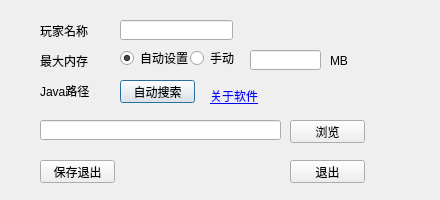
<?xml version="1.0" encoding="UTF-8"?>
<ui version="4.0">
 <class>SettingDialog</class>
 <widget class="QDialog" name="SettingDialog">
  <property name="geometry">
   <rect>
    <x>0</x>
    <y>0</y>
    <width>440</width>
    <height>200</height>
   </rect>
  </property>
  <property name="windowTitle">
   <string>Dialog</string>
  </property>
  <property name="styleSheet">
   <string notr="true">background-image: url(:/new/prefix1/images/settingBackground.png);</string>
  </property>
  <property name="modal">
   <bool>false</bool>
  </property>
  <widget class="QLabel" name="playerNameLabel">
   <property name="geometry">
    <rect>
     <x>40</x>
     <y>20</y>
     <width>71</width>
     <height>21</height>
    </rect>
   </property>
   <property name="styleSheet">
    <string notr="true">font: 12pt &quot;新宋体&quot;;</string>
   </property>
   <property name="text">
    <string>玩家名称</string>
   </property>
  </widget>
  <widget class="QLabel" name="maxMemLabel">
   <property name="geometry">
    <rect>
     <x>40</x>
     <y>50</y>
     <width>71</width>
     <height>21</height>
    </rect>
   </property>
   <property name="styleSheet">
    <string notr="true">font: 12pt &quot;新宋体&quot;;</string>
   </property>
   <property name="text">
    <string>最大内存</string>
   </property>
  </widget>
  <widget class="QLabel" name="javaPathLabel">
   <property name="geometry">
    <rect>
     <x>40</x>
     <y>80</y>
     <width>71</width>
     <height>21</height>
    </rect>
   </property>
   <property name="styleSheet">
    <string notr="true">font: 12pt &quot;新宋体&quot;;</string>
   </property>
   <property name="text">
    <string>Java路径</string>
   </property>
  </widget>
  <widget class="QLineEdit" name="playerNameLineEdit">
   <property name="geometry">
    <rect>
     <x>120</x>
     <y>20</y>
     <width>113</width>
     <height>20</height>
    </rect>
   </property>
  </widget>
  <widget class="QRadioButton" name="autoSetRadioButton">
   <property name="geometry">
    <rect>
     <x>120</x>
     <y>50</y>
     <width>71</width>
     <height>16</height>
    </rect>
   </property>
   <property name="text">
    <string>自动设置</string>
   </property>
   <property name="checked">
    <bool>true</bool>
   </property>
  </widget>
  <widget class="QRadioButton" name="ManualSetRadioButton">
   <property name="geometry">
    <rect>
     <x>190</x>
     <y>50</y>
     <width>51</width>
     <height>16</height>
    </rect>
   </property>
   <property name="text">
    <string>手动</string>
   </property>
  </widget>
  <widget class="QLineEdit" name="maxMemLineEdit">
   <property name="geometry">
    <rect>
     <x>250</x>
     <y>50</y>
     <width>71</width>
     <height>20</height>
    </rect>
   </property>
  </widget>
  <widget class="QLabel" name="unitLabel">
   <property name="geometry">
    <rect>
     <x>330</x>
     <y>50</y>
     <width>21</width>
     <height>21</height>
    </rect>
   </property>
   <property name="styleSheet">
    <string notr="true">font: 12pt &quot;新宋体&quot;;</string>
   </property>
   <property name="text">
    <string>MB</string>
   </property>
  </widget>
  <widget class="QPushButton" name="autoRearchJavaPathPushButton">
   <property name="geometry">
    <rect>
     <x>120</x>
     <y>80</y>
     <width>75</width>
     <height>23</height>
    </rect>
   </property>
   <property name="text">
    <string>自动搜索</string>
   </property>
  </widget>
  <widget class="QLineEdit" name="javaPathLineEdit">
   <property name="geometry">
    <rect>
     <x>40</x>
     <y>120</y>
     <width>241</width>
     <height>20</height>
    </rect>
   </property>
  </widget>
  <widget class="QPushButton" name="BrowsePushButton">
   <property name="geometry">
    <rect>
     <x>290</x>
     <y>120</y>
     <width>75</width>
     <height>23</height>
    </rect>
   </property>
   <property name="text">
    <string>浏览</string>
   </property>
  </widget>
  <widget class="QPushButton" name="saveAndExitPushButton">
   <property name="geometry">
    <rect>
     <x>40</x>
     <y>160</y>
     <width>75</width>
     <height>23</height>
    </rect>
   </property>
   <property name="text">
    <string>保存退出</string>
   </property>
  </widget>
  <widget class="QPushButton" name="exitPushButton">
   <property name="geometry">
    <rect>
     <x>290</x>
     <y>160</y>
     <width>75</width>
     <height>23</height>
    </rect>
   </property>
   <property name="text">
    <string>退出</string>
   </property>
  </widget>
  <widget class="QLabel" name="aboutSoftLabel">
   <property name="geometry">
    <rect>
     <x>210</x>
     <y>86</y>
     <width>54</width>
     <height>20</height>
    </rect>
   </property>
   <property name="text">
    <string>&lt;html&gt;&lt;head/&gt;&lt;body&gt;&lt;p&gt;&lt;a href=&quot;mclauncheraboutsoft&quot;&gt;&lt;span style=&quot; text-decoration: underline; color:#0000ff;&quot;&gt;关于软件&lt;/span&gt;&lt;/a&gt;&lt;/p&gt;&lt;/body&gt;&lt;/html&gt;</string>
   </property>
  </widget>
 </widget>
 <resources/>
 <connections/>
</ui>
